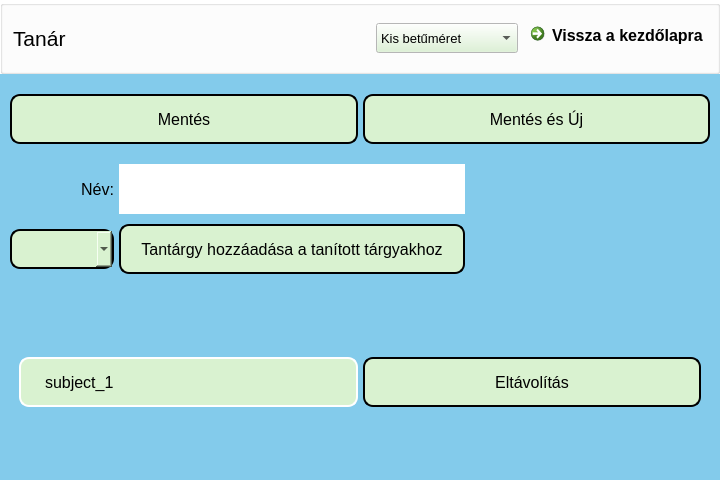
<?xml version="1.0" encoding="UTF-8"?>
<ui version="4.0">
 <class>teacher</class>
 <widget class="QWidget" name="teacher">
  <property name="geometry">
   <rect>
    <x>0</x>
    <y>0</y>
    <width>720</width>
    <height>480</height>
   </rect>
  </property>
  <property name="minimumSize">
   <size>
    <width>720</width>
    <height>480</height>
   </size>
  </property>
  <property name="palette">
   <palette>
    <active>
     <colorrole role="Button">
      <brush brushstyle="SolidPattern">
       <color alpha="255">
        <red>217</red>
        <green>242</green>
        <blue>208</blue>
       </color>
      </brush>
     </colorrole>
     <colorrole role="Base">
      <brush brushstyle="SolidPattern">
       <color alpha="255">
        <red>255</red>
        <green>255</green>
        <blue>255</blue>
       </color>
      </brush>
     </colorrole>
     <colorrole role="Window">
      <brush brushstyle="SolidPattern">
       <color alpha="255">
        <red>131</red>
        <green>203</green>
        <blue>235</blue>
       </color>
      </brush>
     </colorrole>
    </active>
    <inactive>
     <colorrole role="Button">
      <brush brushstyle="SolidPattern">
       <color alpha="255">
        <red>217</red>
        <green>242</green>
        <blue>208</blue>
       </color>
      </brush>
     </colorrole>
     <colorrole role="Base">
      <brush brushstyle="SolidPattern">
       <color alpha="255">
        <red>255</red>
        <green>255</green>
        <blue>255</blue>
       </color>
      </brush>
     </colorrole>
     <colorrole role="Window">
      <brush brushstyle="SolidPattern">
       <color alpha="255">
        <red>131</red>
        <green>203</green>
        <blue>235</blue>
       </color>
      </brush>
     </colorrole>
    </inactive>
    <disabled>
     <colorrole role="Button">
      <brush brushstyle="SolidPattern">
       <color alpha="255">
        <red>217</red>
        <green>242</green>
        <blue>208</blue>
       </color>
      </brush>
     </colorrole>
     <colorrole role="Base">
      <brush brushstyle="SolidPattern">
       <color alpha="255">
        <red>131</red>
        <green>203</green>
        <blue>235</blue>
       </color>
      </brush>
     </colorrole>
     <colorrole role="Window">
      <brush brushstyle="SolidPattern">
       <color alpha="255">
        <red>131</red>
        <green>203</green>
        <blue>235</blue>
       </color>
      </brush>
     </colorrole>
    </disabled>
   </palette>
  </property>
  <property name="windowTitle">
   <string>SmartStudy</string>
  </property>
  <layout class="QVBoxLayout" name="teacher_vertical_layout">
   <property name="spacing">
    <number>10</number>
   </property>
   <property name="leftMargin">
    <number>0</number>
   </property>
   <property name="topMargin">
    <number>0</number>
   </property>
   <property name="rightMargin">
    <number>0</number>
   </property>
   <property name="bottomMargin">
    <number>0</number>
   </property>
   <item>
    <widget class="QGroupBox" name="menu_group_box">
     <property name="sizePolicy">
      <sizepolicy hsizetype="Expanding" vsizetype="Preferred">
       <horstretch>0</horstretch>
       <verstretch>0</verstretch>
      </sizepolicy>
     </property>
     <property name="minimumSize">
      <size>
       <width>0</width>
       <height>50</height>
      </size>
     </property>
     <property name="palette">
      <palette>
       <active>
        <colorrole role="Base">
         <brush brushstyle="SolidPattern">
          <color alpha="255">
           <red>255</red>
           <green>255</green>
           <blue>255</blue>
          </color>
         </brush>
        </colorrole>
        <colorrole role="Window">
         <brush brushstyle="SolidPattern">
          <color alpha="255">
           <red>255</red>
           <green>255</green>
           <blue>255</blue>
          </color>
         </brush>
        </colorrole>
       </active>
       <inactive>
        <colorrole role="Base">
         <brush brushstyle="SolidPattern">
          <color alpha="255">
           <red>255</red>
           <green>255</green>
           <blue>255</blue>
          </color>
         </brush>
        </colorrole>
        <colorrole role="Window">
         <brush brushstyle="SolidPattern">
          <color alpha="255">
           <red>255</red>
           <green>255</green>
           <blue>255</blue>
          </color>
         </brush>
        </colorrole>
       </inactive>
       <disabled>
        <colorrole role="Base">
         <brush brushstyle="SolidPattern">
          <color alpha="255">
           <red>255</red>
           <green>255</green>
           <blue>255</blue>
          </color>
         </brush>
        </colorrole>
        <colorrole role="Window">
         <brush brushstyle="SolidPattern">
          <color alpha="255">
           <red>255</red>
           <green>255</green>
           <blue>255</blue>
          </color>
         </brush>
        </colorrole>
       </disabled>
      </palette>
     </property>
     <property name="autoFillBackground">
      <bool>true</bool>
     </property>
     <property name="styleSheet">
      <string notr="true"/>
     </property>
     <property name="title">
      <string/>
     </property>
     <layout class="QHBoxLayout" name="menu_horizontal_layout">
      <property name="spacing">
       <number>5</number>
      </property>
      <property name="leftMargin">
       <number>10</number>
      </property>
      <property name="topMargin">
       <number>10</number>
      </property>
      <property name="rightMargin">
       <number>10</number>
      </property>
      <property name="bottomMargin">
       <number>10</number>
      </property>
      <item>
       <widget class="QLabel" name="menu_label">
        <property name="font">
         <font>
          <pointsize>16</pointsize>
         </font>
        </property>
        <property name="text">
         <string>Tanár</string>
        </property>
       </widget>
      </item>
      <item>
       <spacer name="menu_horizontal_spacer">
        <property name="orientation">
         <enum>Qt::Horizontal</enum>
        </property>
        <property name="sizeHint" stdset="0">
         <size>
          <width>0</width>
          <height>20</height>
         </size>
        </property>
       </spacer>
      </item>
      <item>
       <widget class="QComboBox" name="font_size_combo_box">
        <property name="minimumSize">
         <size>
          <width>0</width>
          <height>30</height>
         </size>
        </property>
        <property name="font">
         <font>
          <pointsize>10</pointsize>
         </font>
        </property>
        <property name="cursor">
         <cursorShape>PointingHandCursor</cursorShape>
        </property>
        <property name="styleSheet">
         <string notr="true"/>
        </property>
        <property name="currentIndex">
         <number>0</number>
        </property>
        <property name="sizeAdjustPolicy">
         <enum>QComboBox::AdjustToContentsOnFirstShow</enum>
        </property>
        <item>
         <property name="text">
          <string>Kis betűméret</string>
         </property>
        </item>
        <item>
         <property name="text">
          <string>Közepes betűméret</string>
         </property>
        </item>
        <item>
         <property name="text">
          <string>Nagy betűméret</string>
         </property>
        </item>
       </widget>
      </item>
      <item>
       <widget class="QCommandLinkButton" name="back_to_main_page_cmd_link_btn">
        <property name="sizePolicy">
         <sizepolicy hsizetype="Preferred" vsizetype="Preferred">
          <horstretch>0</horstretch>
          <verstretch>0</verstretch>
         </sizepolicy>
        </property>
        <property name="minimumSize">
         <size>
          <width>120</width>
          <height>45</height>
         </size>
        </property>
        <property name="maximumSize">
         <size>
          <width>200</width>
          <height>45</height>
         </size>
        </property>
        <property name="font">
         <font>
          <family>Segoe UI</family>
          <pointsize>12</pointsize>
         </font>
        </property>
        <property name="cursor">
         <cursorShape>PointingHandCursor</cursorShape>
        </property>
        <property name="text">
         <string>Vissza a kezdőlapra</string>
        </property>
       </widget>
      </item>
     </layout>
    </widget>
   </item>
   <item>
    <widget class="QGroupBox" name="groupBox">
     <property name="styleSheet">
      <string notr="true">border:none;</string>
     </property>
     <property name="title">
      <string/>
     </property>
     <layout class="QHBoxLayout" name="save_horizontal_layout">
      <property name="spacing">
       <number>5</number>
      </property>
      <property name="leftMargin">
       <number>10</number>
      </property>
      <property name="topMargin">
       <number>10</number>
      </property>
      <property name="rightMargin">
       <number>10</number>
      </property>
      <property name="bottomMargin">
       <number>10</number>
      </property>
      <item>
       <widget class="QPushButton" name="save_btn">
        <property name="minimumSize">
         <size>
          <width>0</width>
          <height>50</height>
         </size>
        </property>
        <property name="font">
         <font>
          <pointsize>12</pointsize>
         </font>
        </property>
        <property name="styleSheet">
         <string notr="true">QPushButton {background-color: #D9F2D0; border: 2px solid black; border-radius:10; padding-left:20px;padding-right:20px;}
QPushButton:hover {background-color: #55aa00; border: 2px solid black; border-radius:10; padding-left:20px;padding-right:20px;}</string>
        </property>
        <property name="text">
         <string>Mentés</string>
        </property>
       </widget>
      </item>
      <item>
       <widget class="QPushButton" name="save_and_new_btn">
        <property name="minimumSize">
         <size>
          <width>0</width>
          <height>50</height>
         </size>
        </property>
        <property name="font">
         <font>
          <pointsize>12</pointsize>
         </font>
        </property>
        <property name="styleSheet">
         <string notr="true">QPushButton {background-color: #D9F2D0; border: 2px solid black; border-radius:10; padding-left:20px;padding-right:20px;}
QPushButton:hover {background-color: #55aa00; border: 2px solid black; border-radius:10; padding-left:20px;padding-right:20px;}</string>
        </property>
        <property name="text">
         <string>Mentés és Új</string>
        </property>
       </widget>
      </item>
     </layout>
    </widget>
   </item>
   <item>
    <widget class="QGroupBox" name="title_group_box">
     <property name="sizePolicy">
      <sizepolicy hsizetype="Maximum" vsizetype="Maximum">
       <horstretch>0</horstretch>
       <verstretch>0</verstretch>
      </sizepolicy>
     </property>
     <property name="styleSheet">
      <string notr="true">border:none;</string>
     </property>
     <property name="title">
      <string/>
     </property>
     <layout class="QGridLayout" name="title_grid_layout">
      <property name="leftMargin">
       <number>10</number>
      </property>
      <property name="topMargin">
       <number>0</number>
      </property>
      <property name="rightMargin">
       <number>10</number>
      </property>
      <property name="bottomMargin">
       <number>0</number>
      </property>
      <property name="horizontalSpacing">
       <number>5</number>
      </property>
      <property name="verticalSpacing">
       <number>10</number>
      </property>
      <item row="1" column="0">
       <widget class="QComboBox" name="teacher_subject_combo_box">
        <property name="sizePolicy">
         <sizepolicy hsizetype="Minimum" vsizetype="Fixed">
          <horstretch>0</horstretch>
          <verstretch>0</verstretch>
         </sizepolicy>
        </property>
        <property name="minimumSize">
         <size>
          <width>0</width>
          <height>40</height>
         </size>
        </property>
        <property name="styleSheet">
         <string notr="true">QComboBox {background-color: #D9F2D0; border: 2px solid black; border-radius:10; padding-left:20px;padding-right:20px;}
QComboBox:hover {background-color: #55aa00; border: 2px solid black; border-radius:10; padding-left:20px;padding-right:20px;}
QAbstractItemView{selection-color: black; selection-background-color: #55aa00; background-color: #D9F2D0; border: 2px solid black; border-radius:10; padding-left:20px;padding-right:20px;padding-top:5px; padding-bottom:5px;}</string>
        </property>
       </widget>
      </item>
      <item row="1" column="1">
       <widget class="QPushButton" name="add_subject_btn">
        <property name="minimumSize">
         <size>
          <width>0</width>
          <height>50</height>
         </size>
        </property>
        <property name="font">
         <font>
          <pointsize>12</pointsize>
         </font>
        </property>
        <property name="styleSheet">
         <string notr="true">QPushButton {background-color: #D9F2D0; border: 2px solid black; border-radius:10; padding-left:20px;padding-right:20px;}
QPushButton:hover {background-color: #55aa00; border: 2px solid black; border-radius:10; padding-left:20px;padding-right:20px;}</string>
        </property>
        <property name="text">
         <string>Tantárgy hozzáadása a tanított tárgyakhoz</string>
        </property>
       </widget>
      </item>
      <item row="0" column="0">
       <widget class="QLabel" name="teacher_name_label">
        <property name="sizePolicy">
         <sizepolicy hsizetype="Minimum" vsizetype="Preferred">
          <horstretch>0</horstretch>
          <verstretch>0</verstretch>
         </sizepolicy>
        </property>
        <property name="minimumSize">
         <size>
          <width>0</width>
          <height>50</height>
         </size>
        </property>
        <property name="font">
         <font>
          <pointsize>12</pointsize>
         </font>
        </property>
        <property name="text">
         <string>Név:</string>
        </property>
        <property name="alignment">
         <set>Qt::AlignRight|Qt::AlignTrailing|Qt::AlignVCenter</set>
        </property>
       </widget>
      </item>
      <item row="0" column="1">
       <widget class="QLineEdit" name="teacher_name_line_edit">
        <property name="sizePolicy">
         <sizepolicy hsizetype="Minimum" vsizetype="Fixed">
          <horstretch>0</horstretch>
          <verstretch>0</verstretch>
         </sizepolicy>
        </property>
        <property name="minimumSize">
         <size>
          <width>0</width>
          <height>50</height>
         </size>
        </property>
       </widget>
      </item>
     </layout>
    </widget>
   </item>
   <item>
    <widget class="QScrollArea" name="scrollArea">
     <property name="styleSheet">
      <string notr="true">border:none; background-color:#83cbeb</string>
     </property>
     <property name="widgetResizable">
      <bool>true</bool>
     </property>
     <widget class="QWidget" name="scrollAreaWidgetContents">
      <property name="geometry">
       <rect>
        <x>0</x>
        <y>0</y>
        <width>720</width>
        <height>203</height>
       </rect>
      </property>
      <layout class="QHBoxLayout" name="horizontalLayout">
       <item>
        <widget class="QGroupBox" name="subject_list_group_box">
         <property name="title">
          <string/>
         </property>
         <layout class="QGridLayout" name="subject_list_grid_layout">
          <property name="leftMargin">
           <number>10</number>
          </property>
          <property name="topMargin">
           <number>10</number>
          </property>
          <property name="rightMargin">
           <number>10</number>
          </property>
          <property name="bottomMargin">
           <number>10</number>
          </property>
          <property name="spacing">
           <number>5</number>
          </property>
          <item row="0" column="0">
           <widget class="QLabel" name="subject_label_1">
            <property name="minimumSize">
             <size>
              <width>0</width>
              <height>50</height>
             </size>
            </property>
            <property name="font">
             <font>
              <pointsize>12</pointsize>
             </font>
            </property>
            <property name="styleSheet">
             <string notr="true">background-color: #D9F2D0; border: 2px solid white; border-radius:10; padding-left:20px;padding-right:20px</string>
            </property>
            <property name="text">
             <string>subject_1</string>
            </property>
           </widget>
          </item>
          <item row="0" column="1">
           <widget class="QPushButton" name="remove_subject_btn_1">
            <property name="minimumSize">
             <size>
              <width>0</width>
              <height>50</height>
             </size>
            </property>
            <property name="font">
             <font>
              <pointsize>12</pointsize>
             </font>
            </property>
            <property name="styleSheet">
             <string notr="true">QPushButton {background-color: #D9F2D0; border: 2px solid black; border-radius:10; padding-left:20px;padding-right:20px;}
QPushButton:hover {background-color: #55aa00; border: 2px solid black; border-radius:10; padding-left:20px;padding-right:20px;}</string>
            </property>
            <property name="text">
             <string>Eltávolítás</string>
            </property>
           </widget>
          </item>
         </layout>
        </widget>
       </item>
      </layout>
     </widget>
    </widget>
   </item>
  </layout>
 </widget>
 <resources/>
 <connections/>
</ui>
